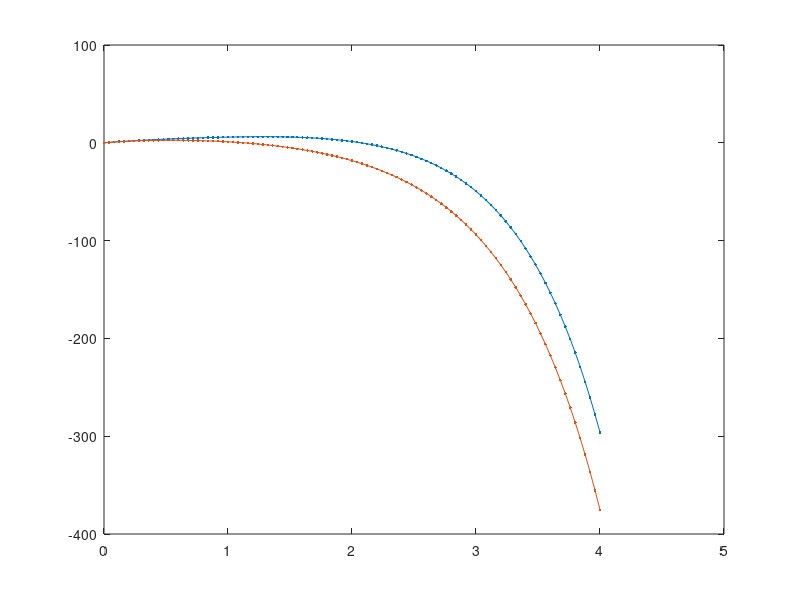

MATLAB code to generate this figure:
clear

% number of time points
N    = 100;
tend = 4;
dt   = tend / N;

% Simulation parameters
alpha = 1;
x(1)  = 0;
y(1)  = 0;
vx(1) = 10;
vy(1) = 10;
t(1)  =  0;
g     = 10;

% Implement the numerical algorithm
for k = 1:N
  t(k+1)  = t(k) + dt;

  x(k+1)  = x(k) + dt*vx(k);

  y(k+1)  = y(k) + dt*vy(k);

  vx(k+1) = vx(k) - dt*     alpha*sqrt(vx(k)^2+vy(k)^2);

  vy(k+1) = vy(k) - dt*(g + alpha*sqrt(vx(k)^2+vy(k)^2));
end

plot(t,x,'.-',t,y,'.-')
